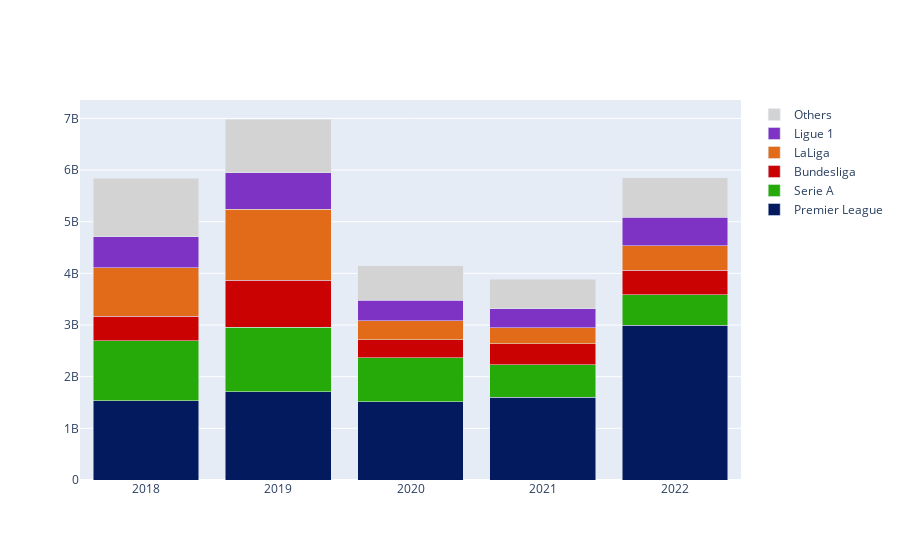

The code cell stored with this chart in its notebook:
### Markdown cell above
### Covid Effect

In order to get covid drawbacks on the european market we decide to investigate two aspects: the first one is quite intuitive and 
and consists in looking at the total expenditures for league during the years, the second one regards the zero fee transfers. The 
pandemic had huge consequences in terms of revenue. The main one was probably the impossibility of earning from match tickets. Less 
resources imply the necessity to be 'creative' and to buy player at zero or with different formulas (i.e., loan).

### Code cell
league_year=df.groupby(['league_to', 'year'], as_index=False)['fee'].sum()
premier=league_year[league_year['league_to']=="Premier League"]
serieA=league_year[league_year['league_to']=="Serie A"]
bundesliga=league_year[league_year['league_to']=="Bundesliga"]
laliga=league_year[league_year['league_to']=="LaLiga"]
ligue1=league_year[league_year['league_to']=="Ligue 1"]
others=league_year[league_year['league_to']=="Others"]






fig_stacked_bar = go.Figure(data= [go.Bar(name='Premier League',x=premier["year"], y=premier["fee"], marker_color='#031b5e'),
                      go.Bar(name='Serie A',x=serieA["year"], y=serieA["fee"], marker_color='#25AA0A'),
                      go.Bar(name='Bundesliga',x=bundesliga["year"], y=bundesliga["fee"], marker_color='#ca0302'),
                      go.Bar(name='LaLiga',x=laliga["year"], y=laliga["fee"], marker_color='#E16B19'),
                      go.Bar(name='Ligue 1',x=ligue1["year"], y=ligue1["fee"], marker_color='#7e33c5'),
                      go.Bar(name='Others',x=others["year"], y=others["fee"], marker_color='lightgrey')])

fig_stacked_bar.update_layout(barmode='stack')

### Figure 1 — Plotly figure (JSON) as saved in the notebook; plotly's stock layout.template omitted (floating-point values rounded to 4 significant figures)
{"data": [{"marker": {"color": "#031b5e"}, "name": "Premier League", "type": "bar", "x": [2018, 2019, 2020, 2021, 2022], "y": [1530200000, 1712000000, 1511000000, 1598000000, 2996000000]}, {"marker": {"color": "#25AA0A"}, "name": "Serie A", "type": "bar", "x": [2018, 2019, 2020, 2021, 2022], "y": [1161192000, 1246837000, 856400000, 632200000, 589920000]}, {"marker": {"color": "#ca0302"}, "name": "Bundesliga", "type": "bar", "x": [2018, 2019, 2020, 2021, 2022], "y": [477570000, 906350000, 348450000, 412000000, 478500000]}, {"marker": {"color": "#E16B19"}, "name": "LaLiga", "type": "bar", "x": [2018, 2019, 2020, 2021, 2022], "y": [938500000, 1373430000, 365650000, 308000000, 466450000]}, {"marker": {"color": "#7e33c5"}, "name": "Ligue 1", "type": "bar", "x": [2018, 2019, 2020, 2021, 2022], "y": [599000000, 709800000, 393690000, 366220000, 559250000]}, {"marker": {"color": "lightgrey"}, "name": "Others", "type": "bar", "x": [2018, 2019, 2020, 2021, 2022], "y": [1133800000, 1039676000, 674180000, 571170000, 756836000]}], "layout": {"barmode": "stack"}}
